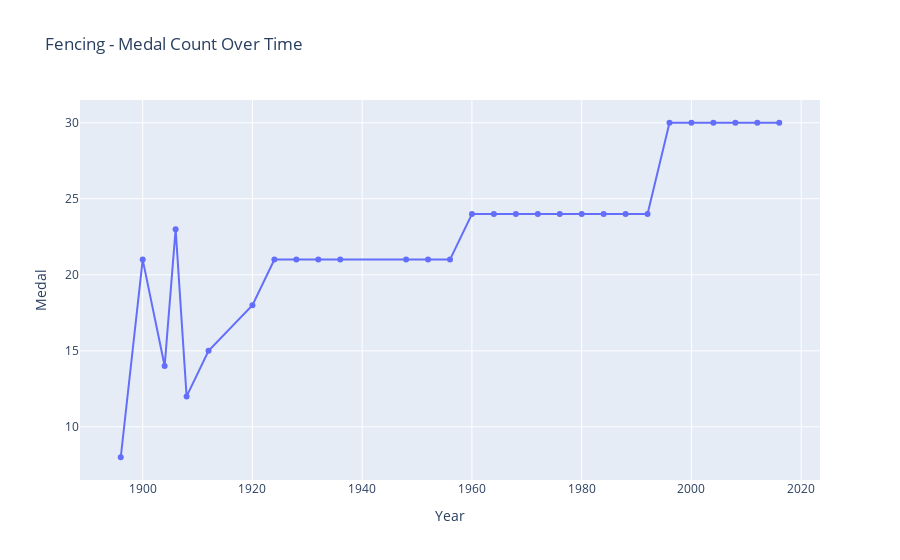

Notebook cell for this chart:
### Code cell
medals_year = (
    medals_unique.groupby("Year")["Medal"]
    .count()
    .reset_index()
)

px.line(
    medals_year,
    x="Year",
    y="Medal",
    markers=True,
    title="Fencing - Medal Count Over Time"
).show()

### Figure 1 — Plotly figure (JSON) as saved in the notebook; plotly's stock layout.template omitted (floating-point values rounded to 4 significant figures)
{"data": [{"hovertemplate": "Year=%{x}<br>Medal=%{y}<extra></extra>", "legendgroup": "", "line": {"color": "#636efa", "dash": "solid"}, "marker": {"symbol": "circle"}, "mode": "lines+markers", "name": "", "orientation": "v", "showlegend": false, "type": "scatter", "x": [1896, 1900, 1904, 1906, 1908, 1912, 1920, 1924, 1928, 1932, 1936, 1948, 1952, 1956, 1960, 1964, 1968, 1972, 1976, 1980, 1984, 1988, 1992, 1996, 2000, 2004, 2008, 2012, 2016], "xaxis": "x", "y": [8, 21, 14, 23, 12, 15, 18, 21, 21, 21, 21, 21, 21, 21, 24, 24, 24, 24, 24, 24, 24, 24, 24, 30, 30, 30, 30, 30, 30], "yaxis": "y"}], "layout": {"legend": {"tracegroupgap": 0}, "title": {"text": "Fencing - Medal Count Over Time"}, "xaxis": {"anchor": "y", "domain": [0, 1], "title": {"text": "Year"}}, "yaxis": {"anchor": "x", "domain": [0, 1], "title": {"text": "Medal"}}}}
